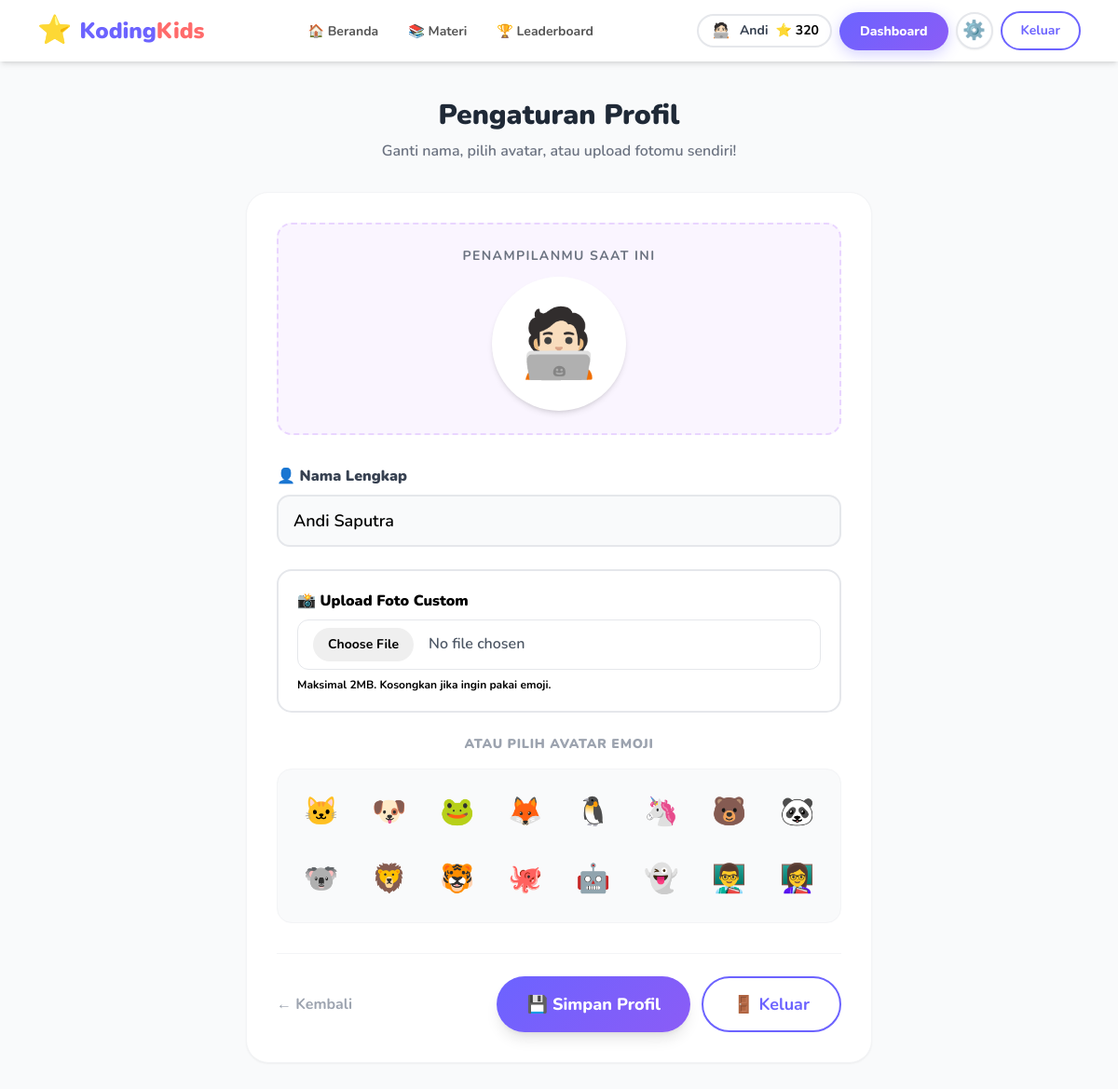
Screenshot of /pages/profile.php (signed in) with the database file from the repository.
### tables this page shows
CREATE TABLE IF NOT EXISTS `users` (
    `id` INT UNSIGNED AUTO_INCREMENT PRIMARY KEY,
    `nama` VARCHAR(100) NOT NULL,
    `username` VARCHAR(50) NOT NULL UNIQUE,
    `email` VARCHAR(100) NOT NULL UNIQUE,
    `password` VARCHAR(255) NOT NULL,
    `avatar` LONGTEXT NOT NULL DEFAULT '🐱',
    `role` ENUM('siswa', 'guru', 'admin') NOT NULL DEFAULT 'siswa',
    `poin` INT NOT NULL DEFAULT 0,
    `created_at` TIMESTAMP NOT NULL DEFAULT CURRENT_TIMESTAMP
);

### config/db.php (called while the page is built, shortened)
<?php
function isLoggedIn() {
    return isset($_SESSION['user_id']);
}
function renderAvatar($avatar, $size = '1em') {
    return $avatar;
}
?>

### pages/profile.php (the view, shortened to what this page needs)
<?php
require_once '../config/db.php';
require_once '../includes/header.php';
$uid = $_SESSION['user_id'];
$avatars = ['🐱','🐶','🐸','🦊','🐧','🦄','🐻','🐼','🐨','🦁','🐯','🐙','🤖','👻','👨‍🏫','👩‍🏫'];
$stmt = $conn->prepare("SELECT * FROM users WHERE id = ?");
$stmt->bind_param("i", $uid);
$stmt->execute();
$user = $stmt->get_result()->fetch_assoc();
?>
<div class="min-h-screen bg-gray-50 py-10 px-4">
    <div class="max-w-2xl mx-auto">
        <div class="text-center mb-8">
            <h1 class="text-3xl font-black text-gray-800">Pengaturan Profil</h1>
            <p class="text-gray-500 font-semibold mt-2">Ganti nama, pilih avatar, atau upload fotomu sendiri!</p>
        </div>
        <div class="bg-white rounded-3xl shadow-sm border border-gray-100 p-8">
            <div class="flex flex-col items-center justify-center mb-8 bg-purple-50 py-6 rounded-2xl border-2 border-dashed border-purple-200">
                <span class="text-gray-500 font-bold mb-3 text-sm uppercase tracking-widest">Penampilanmu Saat Ini</span>
                <div class="text-7xl bg-white rounded-full shadow-md flex items-center justify-center w-36 h-36 overflow-hidden">
                    <?= renderAvatar($user['avatar'], '100%', 'contain') ?>
                </div>
            </div>
            <form method="POST" enctype="multipart/form-data">
                <div class="mb-6">
                    <label class="block font-black text-gray-700 mb-2">👤 Nama Lengkap</label>
                    <input type="text" name="nama" value="<?= htmlspecialchars($user['nama']) ?>" class="form-input text-lg bg-gray-50" required>
                </div>
                <div class="mb-6 p-5 border-2 border-blue-100 bg-blue-50/30 rounded-2xl">
                    <label class="block font-black text-blue-800 mb-2">📸 Upload Foto Custom</label>
                    <input type="file" name="foto_custom" accept="image/png, image/jpeg, image/gif" class="w-full bg-white border border-blue-200 rounded-xl px-4 py-2 font-semibold text-gray-600 file:mr-4 file:py-2 file:px-4 file:rounded-full file:border-0 file:text-sm file:font-bold file:bg-blue-100 file:text-blue-700 hover:file:bg-blue-200 cursor-pointer">
                    <p class="text-xs text-blue-500 font-bold mt-2">Maksimal 2MB. Kosongkan jika ingin pakai emoji.</p>
                </div>
                <div class="mb-8">
                    <label class="block font-black text-center text-sm uppercase tracking-wider text-gray-400 mb-4">Atau Pilih Avatar Emoji</label>
                    <div class="grid grid-cols-4 sm:grid-cols-8 gap-3 bg-gray-50 p-4 rounded-2xl border border-gray-100">
                        <?php foreach ($avatars as $av): ?>
                        <label class="cursor-pointer">
                            <div class="text-3xl text-center p-2 rounded-xl border-4 border-transparent peer-checked:border-primary peer-checked:bg-purple-50 hover:bg-gray-200 transition-all peer-checked:scale-110">
                                <?= $av ?>
                            </div>
                        </label>
                        <?php endforeach; ?>
                    </div>
                </div>
                <div class="flex flex-col sm:flex-row gap-4 items-center justify-between pt-6 border-t border-gray-100">
                    <a href="<?= ($_SESSION['user_role'] === 'admin') ? 'guru.php' : 'dashboard.php' ?>" class="text-gray-400 font-bold hover:text-gray-800 order-2 sm:order-1">← Kembali</a>
                    <div class="flex flex-col sm:flex-row gap-3 w-full sm:w-auto order-1 sm:order-2">
                        <button type="submit" class="btn-primary px-8 py-3.5 text-lg w-full sm:w-auto shadow-lg hover:scale-105 transition-transform flex items-center justify-center gap-2">
                            💾 Simpan Profil
                        </button>
                        <a href="logout.php" class="btn-outline px-8 py-3.5 text-lg w-full sm:w-auto flex items-center justify-center gap-2">
                            🚪 Keluar
                        </a>
                    </div>
                </div>
            </form>
        </div>
    </div>
</div>
<?php require_once '../includes/footer.php'; ?>

### includes/header.php (shortened to what this page needs)
<?php
require_once __DIR__ . '/../config/db.php';
$current_page = basename($_SERVER['PHP_SELF']);
$root_prefix = (strpos($_SERVER['PHP_SELF'], '/pages/') !== false) ? '../' : '';
$user_poin = 0;
$user_nama = '';
$user_avatar = '🐱';
if (isLoggedIn()) {
    $uid = $_SESSION['user_id'];
    $user_data = $conn->query("SELECT nama, poin, avatar FROM users WHERE id = $uid")->fetch_assoc();
    $user_poin = $user_data['poin'];
    $user_nama = $user_data['nama'];
    $user_avatar = renderAvatar($user_data['avatar']);
}
?>
<!DOCTYPE html>
<html lang="id">
<head>
    <script src="https://cdn.tailwindcss.com"></script>
    <link rel="stylesheet" href="https://cdnjs.cloudflare.com/ajax/libs/animate.css/4.1.1/animate.min.css"/>
    <link rel="stylesheet" href="<?= $root_prefix ?>assets/css/style.css?v=<?= filemtime(__DIR__ . '/../assets/css/style.css') ?>">
</head>
<body class="font-nunito bg-gray-50 min-h-screen">
<nav class="bg-white shadow-md sticky top-0 z-50">
    <div class="max-w-6xl mx-auto px-4 py-3 flex items-center justify-between">
        <a href="<?= $root_prefix ?>index.php" class="flex items-center gap-2 text-primary font-black text-2xl hover:scale-105 transition-transform">
            <span class="text-3xl animate-bounce-slow">⭐</span>
            <span>Koding<span class="text-accent">Kids</span></span>
        </a>
        <div class="hidden md:flex items-center gap-1">
            <a href="<?= $root_prefix ?>index.php"
               class="nav-link <?= $current_page == 'index.php' ? 'nav-active' : '' ?>">🏠 Beranda</a>
            <a href="<?= $root_prefix ?>pages/materi.php"
               class="nav-link <?= $current_page == 'materi.php' ? 'nav-active' : '' ?>">📚 Materi</a>
            <a href="<?= $root_prefix ?>pages/leaderboard.php"
               class="nav-link <?= $current_page == 'leaderboard.php' ? 'nav-active' : '' ?>">🏆 Leaderboard</a>
        </div>
        <div class="flex items-center gap-2">
            <?php if (isLoggedIn()): ?>
                <?php if (in_array(strtolower((string) ($_SESSION['user_role'] ?? '')), ['guru', 'admin', 'kepsek'], true)): ?>
                    <?php
                    $header_role = strtolower((string) ($_SESSION['user_role'] ?? ''));
                    $header_role_label = $header_role === 'kepsek'
                        ? 'Kepala Sekolah'
                        : ($header_role === 'admin' ? 'Admin' : 'Guru');
                    ?>
                    <div class="flex items-center gap-2 bg-gray-100 border-2 border-gray-300 rounded-full px-3 py-1">
                        <span class="text-xl"><?= $header_role === 'kepsek' ? '👑' : '👨‍🏫' ?></span>
                        <span class="text-sm font-bold text-gray-700 hidden sm:block"><?= $header_role_label ?></span>
                    </div>
                <?php else: ?>
                    <div class="flex items-center gap-2 bg-yellow-50 border-2 border-yellow-300 rounded-full px-3 py-1">
                        <span class="w-6 h-6 rounded-full overflow-hidden inline-flex items-center justify-center flex-shrink-0"><?= $user_avatar ?></span>
                        <span class="text-sm font-bold text-gray-700 hidden sm:block"><?= htmlspecialchars(explode(' ', $user_nama)[0]) ?></span>
                        <span class="text-sm font-bold text-yellow-600">⭐ <?= $user_poin ?></span>
                    </div>
                <?php endif; ?>
                <?php
                $header_role = strtolower((string) ($_SESSION['user_role'] ?? ''));
                $header_dashboard = $header_role === 'kepsek'
                    ? 'kelola_guru.php'
                    : (in_array($header_role, ['guru', 'admin'], true) ? 'guru.php' : 'dashboard.php');
                $header_dashboard_label = $header_role === 'kepsek'
                    ? 'Kelola Guru'
                    : (in_array($header_role, ['guru', 'admin'], true) ? 'Panel Guru' : 'Dashboard');
                ?>
                <a href="<?= $root_prefix ?>pages/<?= $header_dashboard ?>"
                   class="btn-primary <?= $header_role === 'kepsek' ? '' : 'hidden sm:block' ?>"><?= $header_dashboard_label ?></a>
                <a href="<?= $root_prefix ?>pages/profile.php"
                   class="bg-white border-2 border-gray-200 hover:bg-gray-100 hover:border-gray-300 text-xl rounded-full w-10 h-10 flex items-center justify-center transition-all shadow-sm" title="Edit Profil">⚙️</a>
                <a href="<?= $root_prefix ?>pages/logout.php"
                   class="btn-outline text-sm">Keluar</a>
            <?php endif; ?>
        </div>
    </div>
</nav>

### assets/css/style.css (style rules this page uses)
* { box-sizing: border-box; }
body { font-family: 'Nunito', sans-serif; }
.nav-link { padding: 8px 14px; border-radius: 12px; font-weight: 700; font-size: 14px; color: #555; transition: all 0.2s; text-decoration: none; }
.btn-primary { background: linear-gradient(135deg, #6C63FF, #8B5CF6); color: white; padding: 10px 22px; border-radius: 50px; font-weight: 800; font-size: 14px; text-decoration: none; display: inline-block; transition: all 0.2s; border: none; cursor: pointer; box-shadow: 0 4px 15px rgba(108,99,255,0.3); }
.btn-outline { background: white; color: #6C63FF; padding: 9px 20px; border-radius: 50px; font-weight: 700; font-size: 14px; text-decoration: none; display: inline-block; transition: all 0.2s; border: 2px solid #6C63FF; cursor: pointer; }
.animate-bounce-slow { animation: bounce-slow 2s ease-in-out infinite; }
.form-input { width: 100%; padding: 12px 16px; border: 2px solid #e5e7eb; border-radius: 14px; font-family: 'Nunito', sans-serif; font-size: 15px; font-weight: 600; transition: all 0.2s; outline: none; }

### rows the page displays
users: avatar "🧑🏻‍💻", nama "Andi", poin "320", nama "Andi Saputra"

### other values shown
$header_dashboard_label "Dashboard"
$av "🐱"
$av "🐶"
$av "🐸"
$av "🦊"
$av "🐧"
$av "🦄"
$av "🐻"
$av "🐼"
$av "🐨"
$av "🦁"
$av "🐯"
$av "🐙"
$av "🤖"
$av "👻"
